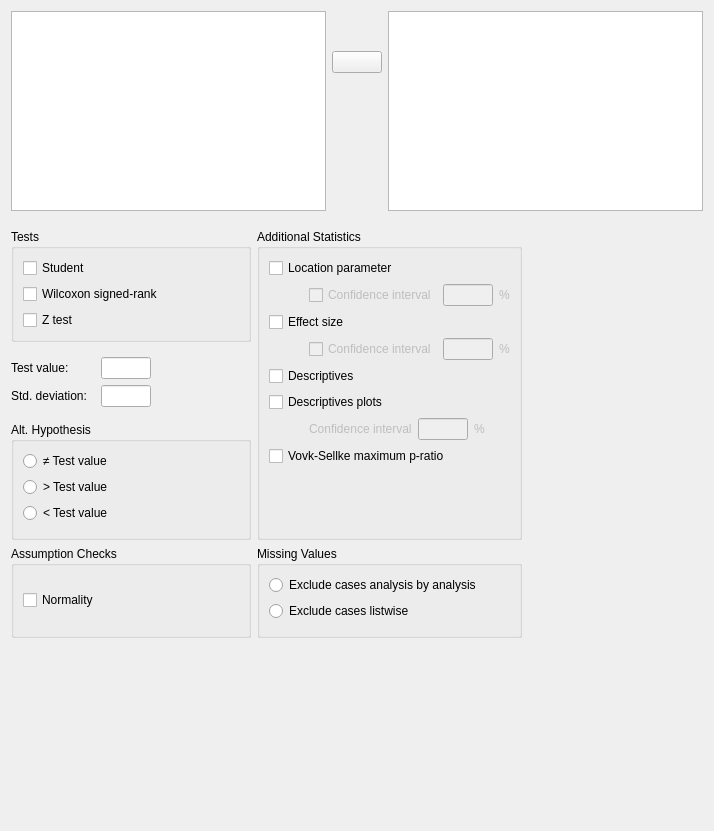
<?xml version="1.0" encoding="UTF-8"?>
<ui version="4.0">
 <class>TTestOneSampleForm</class>
 <widget class="QWidget" name="TTestOneSampleForm">
  <property name="geometry">
   <rect>
    <x>0</x>
    <y>0</y>
    <width>714</width>
    <height>831</height>
   </rect>
  </property>
  <property name="sizePolicy">
   <sizepolicy hsizetype="Fixed" vsizetype="Preferred">
    <horstretch>0</horstretch>
    <verstretch>0</verstretch>
   </sizepolicy>
  </property>
  <property name="windowTitle">
   <string>Form</string>
  </property>
  <layout class="QGridLayout" name="gridLayout_7">
   <property name="verticalSpacing">
    <number>0</number>
   </property>
   <item row="1" column="0">
    <widget class="QWidget" name="widget_3" native="true">
     <property name="sizePolicy">
      <sizepolicy hsizetype="Fixed" vsizetype="Fixed">
       <horstretch>0</horstretch>
       <verstretch>0</verstretch>
      </sizepolicy>
     </property>
     <layout class="QGridLayout" name="gridLayout_2">
      <property name="leftMargin">
       <number>0</number>
      </property>
      <property name="rightMargin">
       <number>0</number>
      </property>
      <property name="bottomMargin">
       <number>0</number>
      </property>
      <item row="0" column="1" rowspan="6">
       <widget class="GroupBox" name="groupBox_7">
        <property name="sizePolicy">
         <sizepolicy hsizetype="Preferred" vsizetype="Preferred">
          <horstretch>0</horstretch>
          <verstretch>0</verstretch>
         </sizepolicy>
        </property>
        <property name="title">
         <string>Additional Statistics</string>
        </property>
        <layout class="QFormLayout" name="formLayout">
         <item row="0" column="0">
          <widget class="BoundCheckBox" name="meanDifference">
           <property name="sizePolicy">
            <sizepolicy hsizetype="Fixed" vsizetype="Fixed">
             <horstretch>0</horstretch>
             <verstretch>0</verstretch>
            </sizepolicy>
           </property>
           <property name="text">
            <string>Location parameter</string>
           </property>
          </widget>
         </item>
         <item row="1" column="0">
          <widget class="QWidget" name="widgetMeanDiffConfidenceInterval" native="true">
           <property name="enabled">
            <bool>false</bool>
           </property>
           <property name="sizePolicy">
            <sizepolicy hsizetype="Fixed" vsizetype="Preferred">
             <horstretch>0</horstretch>
             <verstretch>0</verstretch>
            </sizepolicy>
           </property>
           <layout class="QGridLayout" name="gridLayout_10">
            <property name="leftMargin">
             <number>40</number>
            </property>
            <property name="topMargin">
             <number>0</number>
            </property>
            <property name="rightMargin">
             <number>0</number>
            </property>
            <property name="bottomMargin">
             <number>0</number>
            </property>
            <item row="1" column="3">
             <widget class="QLabel" name="label_9">
              <property name="sizePolicy">
               <sizepolicy hsizetype="Fixed" vsizetype="Fixed">
                <horstretch>0</horstretch>
                <verstretch>0</verstretch>
               </sizepolicy>
              </property>
              <property name="text">
               <string>%</string>
              </property>
             </widget>
            </item>
            <item row="1" column="0">
             <widget class="BoundCheckBox" name="meanDiffConfidenceIntervalCheckbox">
              <property name="text">
               <string>Confidence interval</string>
              </property>
             </widget>
            </item>
            <item row="1" column="2">
             <widget class="BoundTextBox" name="meanDiffConfidenceIntervalPercent">
              <property name="sizePolicy">
               <sizepolicy hsizetype="Fixed" vsizetype="Fixed">
                <horstretch>0</horstretch>
                <verstretch>0</verstretch>
               </sizepolicy>
              </property>
              <property name="minimumSize">
               <size>
                <width>50</width>
                <height>0</height>
               </size>
              </property>
              <property name="maximumSize">
               <size>
                <width>50</width>
                <height>16777215</height>
               </size>
              </property>
             </widget>
            </item>
           </layout>
          </widget>
         </item>
         <item row="2" column="0">
          <widget class="BoundCheckBox" name="effectSize">
           <property name="sizePolicy">
            <sizepolicy hsizetype="Fixed" vsizetype="Fixed">
             <horstretch>0</horstretch>
             <verstretch>0</verstretch>
            </sizepolicy>
           </property>
           <property name="text">
            <string>Effect size</string>
           </property>
          </widget>
         </item>
         <item row="3" column="0">
          <widget class="QWidget" name="widgetEffSizeConfidenceInterval" native="true">
           <property name="enabled">
            <bool>false</bool>
           </property>
           <property name="sizePolicy">
            <sizepolicy hsizetype="Fixed" vsizetype="Preferred">
             <horstretch>0</horstretch>
             <verstretch>0</verstretch>
            </sizepolicy>
           </property>
           <layout class="QGridLayout" name="gridLayout_9">
            <property name="leftMargin">
             <number>40</number>
            </property>
            <property name="topMargin">
             <number>0</number>
            </property>
            <property name="rightMargin">
             <number>0</number>
            </property>
            <property name="bottomMargin">
             <number>0</number>
            </property>
            <item row="0" column="2">
             <widget class="QLabel" name="label_7">
              <property name="sizePolicy">
               <sizepolicy hsizetype="Fixed" vsizetype="Fixed">
                <horstretch>0</horstretch>
                <verstretch>0</verstretch>
               </sizepolicy>
              </property>
              <property name="text">
               <string>%</string>
              </property>
             </widget>
            </item>
            <item row="0" column="1">
             <widget class="BoundTextBox" name="effSizeConfidenceIntervalPercent">
              <property name="sizePolicy">
               <sizepolicy hsizetype="Fixed" vsizetype="Fixed">
                <horstretch>0</horstretch>
                <verstretch>0</verstretch>
               </sizepolicy>
              </property>
              <property name="minimumSize">
               <size>
                <width>50</width>
                <height>0</height>
               </size>
              </property>
              <property name="maximumSize">
               <size>
                <width>50</width>
                <height>16777215</height>
               </size>
              </property>
             </widget>
            </item>
            <item row="0" column="0">
             <widget class="BoundCheckBox" name="effSizeConfidenceIntervalCheckbox">
              <property name="text">
               <string>Confidence interval</string>
              </property>
             </widget>
            </item>
           </layout>
          </widget>
         </item>
         <item row="4" column="0">
          <widget class="BoundCheckBox" name="descriptives">
           <property name="sizePolicy">
            <sizepolicy hsizetype="Fixed" vsizetype="Fixed">
             <horstretch>0</horstretch>
             <verstretch>0</verstretch>
            </sizepolicy>
           </property>
           <property name="text">
            <string>Descriptives</string>
           </property>
          </widget>
         </item>
         <item row="5" column="0">
          <widget class="BoundCheckBox" name="descriptivesPlots">
           <property name="sizePolicy">
            <sizepolicy hsizetype="Fixed" vsizetype="Fixed">
             <horstretch>0</horstretch>
             <verstretch>0</verstretch>
            </sizepolicy>
           </property>
           <property name="text">
            <string>Descriptives plots</string>
           </property>
          </widget>
         </item>
         <item row="6" column="0">
          <widget class="QWidget" name="widgetDescriptivesPlotsConfidenceInterval" native="true">
           <property name="enabled">
            <bool>false</bool>
           </property>
           <property name="sizePolicy">
            <sizepolicy hsizetype="Fixed" vsizetype="Preferred">
             <horstretch>0</horstretch>
             <verstretch>0</verstretch>
            </sizepolicy>
           </property>
           <layout class="QGridLayout" name="gridLayout_4">
            <property name="leftMargin">
             <number>40</number>
            </property>
            <property name="topMargin">
             <number>0</number>
            </property>
            <property name="rightMargin">
             <number>0</number>
            </property>
            <property name="bottomMargin">
             <number>0</number>
            </property>
            <item row="0" column="1">
             <widget class="BoundTextBox" name="descriptivesPlotsConfidenceInterval">
              <property name="sizePolicy">
               <sizepolicy hsizetype="Fixed" vsizetype="Fixed">
                <horstretch>0</horstretch>
                <verstretch>0</verstretch>
               </sizepolicy>
              </property>
              <property name="minimumSize">
               <size>
                <width>50</width>
                <height>0</height>
               </size>
              </property>
              <property name="maximumSize">
               <size>
                <width>50</width>
                <height>16777215</height>
               </size>
              </property>
             </widget>
            </item>
            <item row="0" column="0">
             <widget class="QLabel" name="label_4">
              <property name="sizePolicy">
               <sizepolicy hsizetype="Fixed" vsizetype="Fixed">
                <horstretch>0</horstretch>
                <verstretch>0</verstretch>
               </sizepolicy>
              </property>
              <property name="text">
               <string>Confidence interval</string>
              </property>
             </widget>
            </item>
            <item row="0" column="2">
             <widget class="QLabel" name="label_5">
              <property name="sizePolicy">
               <sizepolicy hsizetype="Fixed" vsizetype="Fixed">
                <horstretch>0</horstretch>
                <verstretch>0</verstretch>
               </sizepolicy>
              </property>
              <property name="text">
               <string>%</string>
              </property>
             </widget>
            </item>
           </layout>
          </widget>
         </item>
         <item row="7" column="0">
          <widget class="BoundCheckBox" name="VovkSellkeMPR">
           <property name="sizePolicy">
            <sizepolicy hsizetype="Fixed" vsizetype="Fixed">
             <horstretch>0</horstretch>
             <verstretch>0</verstretch>
            </sizepolicy>
           </property>
           <property name="text">
            <string>Vovk-Sellke maximum p-ratio</string>
           </property>
          </widget>
         </item>
        </layout>
       </widget>
      </item>
      <item row="6" column="1">
       <widget class="BoundGroupBox" name="missingValues">
        <property name="sizePolicy">
         <sizepolicy hsizetype="Preferred" vsizetype="Preferred">
          <horstretch>0</horstretch>
          <verstretch>0</verstretch>
         </sizepolicy>
        </property>
        <property name="title">
         <string>Missing Values</string>
        </property>
        <property name="flat">
         <bool>false</bool>
        </property>
        <layout class="QGridLayout" name="gridLayout_6">
         <item row="0" column="1">
          <spacer name="horizontalSpacer_5">
           <property name="orientation">
            <enum>Qt::Horizontal</enum>
           </property>
           <property name="sizeHint" stdset="0">
            <size>
             <width>5</width>
             <height>20</height>
            </size>
           </property>
          </spacer>
         </item>
         <item row="0" column="0">
          <widget class="QRadioButton" name="_1excludeAnalysisByAnalysis">
           <property name="sizePolicy">
            <sizepolicy hsizetype="Fixed" vsizetype="Fixed">
             <horstretch>0</horstretch>
             <verstretch>0</verstretch>
            </sizepolicy>
           </property>
           <property name="text">
            <string>Exclude cases analysis by analysis</string>
           </property>
          </widget>
         </item>
         <item row="1" column="0">
          <widget class="QRadioButton" name="_2excludeListwise">
           <property name="sizePolicy">
            <sizepolicy hsizetype="Fixed" vsizetype="Fixed">
             <horstretch>0</horstretch>
             <verstretch>0</verstretch>
            </sizepolicy>
           </property>
           <property name="text">
            <string>Exclude cases listwise</string>
           </property>
          </widget>
         </item>
         <item row="2" column="0">
          <spacer name="verticalSpacer_2">
           <property name="orientation">
            <enum>Qt::Vertical</enum>
           </property>
           <property name="sizeHint" stdset="0">
            <size>
             <width>20</width>
             <height>5</height>
            </size>
           </property>
          </spacer>
         </item>
        </layout>
       </widget>
      </item>
      <item row="3" column="0" rowspan="3">
       <widget class="BoundGroupBox" name="hypothesis">
        <property name="sizePolicy">
         <sizepolicy hsizetype="Preferred" vsizetype="Preferred">
          <horstretch>0</horstretch>
          <verstretch>0</verstretch>
         </sizepolicy>
        </property>
        <property name="title">
         <string>Alt. Hypothesis</string>
        </property>
        <property name="flat">
         <bool>false</bool>
        </property>
        <layout class="QGridLayout" name="gridLayout_5">
         <item row="0" column="1" rowspan="3">
          <spacer name="horizontalSpacer">
           <property name="orientation">
            <enum>Qt::Horizontal</enum>
           </property>
           <property name="sizeType">
            <enum>QSizePolicy::Expanding</enum>
           </property>
           <property name="sizeHint" stdset="0">
            <size>
             <width>5</width>
             <height>20</height>
            </size>
           </property>
          </spacer>
         </item>
         <item row="1" column="0">
          <widget class="QRadioButton" name="_2groupOneGreater">
           <property name="sizePolicy">
            <sizepolicy hsizetype="Fixed" vsizetype="Fixed">
             <horstretch>0</horstretch>
             <verstretch>0</verstretch>
            </sizepolicy>
           </property>
           <property name="text">
            <string>&gt; Test value</string>
           </property>
          </widget>
         </item>
         <item row="0" column="0">
          <widget class="QRadioButton" name="_1notEqual">
           <property name="sizePolicy">
            <sizepolicy hsizetype="Fixed" vsizetype="Fixed">
             <horstretch>0</horstretch>
             <verstretch>0</verstretch>
            </sizepolicy>
           </property>
           <property name="text">
            <string>≠ Test value</string>
           </property>
          </widget>
         </item>
         <item row="2" column="0">
          <widget class="QRadioButton" name="_3groupTwoGreater">
           <property name="sizePolicy">
            <sizepolicy hsizetype="Fixed" vsizetype="Fixed">
             <horstretch>0</horstretch>
             <verstretch>0</verstretch>
            </sizepolicy>
           </property>
           <property name="text">
            <string>&lt; Test value</string>
           </property>
          </widget>
         </item>
         <item row="3" column="0">
          <spacer name="verticalSpacer">
           <property name="orientation">
            <enum>Qt::Vertical</enum>
           </property>
           <property name="sizeHint" stdset="0">
            <size>
             <width>20</width>
             <height>5</height>
            </size>
           </property>
          </spacer>
         </item>
        </layout>
       </widget>
      </item>
      <item row="0" column="0" rowspan="2">
       <widget class="GroupBox" name="tests">
        <property name="sizePolicy">
         <sizepolicy hsizetype="Preferred" vsizetype="Preferred">
          <horstretch>0</horstretch>
          <verstretch>0</verstretch>
         </sizepolicy>
        </property>
        <property name="title">
         <string>Tests</string>
        </property>
        <layout class="QGridLayout" name="gridLayout_11">
         <item row="0" column="1" rowspan="2">
          <spacer name="horizontalSpacer_4">
           <property name="orientation">
            <enum>Qt::Horizontal</enum>
           </property>
           <property name="sizeType">
            <enum>QSizePolicy::Expanding</enum>
           </property>
           <property name="sizeHint" stdset="0">
            <size>
             <width>5</width>
             <height>20</height>
            </size>
           </property>
          </spacer>
         </item>
         <item row="0" column="0">
          <widget class="BoundCheckBox" name="students">
           <property name="sizePolicy">
            <sizepolicy hsizetype="Fixed" vsizetype="Fixed">
             <horstretch>0</horstretch>
             <verstretch>0</verstretch>
            </sizepolicy>
           </property>
           <property name="text">
            <string>Student</string>
           </property>
          </widget>
         </item>
         <item row="1" column="0">
          <widget class="BoundCheckBox" name="mannWhitneyU">
           <property name="sizePolicy">
            <sizepolicy hsizetype="Fixed" vsizetype="Fixed">
             <horstretch>0</horstretch>
             <verstretch>0</verstretch>
            </sizepolicy>
           </property>
           <property name="text">
            <string>Wilcoxon signed-rank</string>
           </property>
          </widget>
         </item>
         <item row="2" column="0">
          <widget class="BoundCheckBox" name="zTest">
           <property name="sizePolicy">
            <sizepolicy hsizetype="Fixed" vsizetype="Fixed">
             <horstretch>0</horstretch>
             <verstretch>0</verstretch>
            </sizepolicy>
           </property>
           <property name="text">
            <string>Z test</string>
           </property>
          </widget>
         </item>
        </layout>
       </widget>
      </item>
      <item row="6" column="0">
       <widget class="GroupBox" name="groupBox">
        <property name="sizePolicy">
         <sizepolicy hsizetype="Preferred" vsizetype="Preferred">
          <horstretch>0</horstretch>
          <verstretch>0</verstretch>
         </sizepolicy>
        </property>
        <property name="title">
         <string>Assumption Checks</string>
        </property>
        <layout class="QGridLayout" name="gridLayout_12">
         <item row="0" column="0">
          <widget class="BoundCheckBox" name="normalityTests">
           <property name="sizePolicy">
            <sizepolicy hsizetype="Fixed" vsizetype="Fixed">
             <horstretch>0</horstretch>
             <verstretch>0</verstretch>
            </sizepolicy>
           </property>
           <property name="text">
            <string>Normality</string>
           </property>
          </widget>
         </item>
         <item row="0" column="1">
          <spacer name="horizontalSpacer_3">
           <property name="orientation">
            <enum>Qt::Horizontal</enum>
           </property>
           <property name="sizeType">
            <enum>QSizePolicy::Expanding</enum>
           </property>
           <property name="sizeHint" stdset="0">
            <size>
             <width>5</width>
             <height>20</height>
            </size>
           </property>
          </spacer>
         </item>
        </layout>
       </widget>
      </item>
      <item row="2" column="0">
       <widget class="QWidget" name="widget_5" native="true">
        <property name="sizePolicy">
         <sizepolicy hsizetype="Preferred" vsizetype="Preferred">
          <horstretch>0</horstretch>
          <verstretch>0</verstretch>
         </sizepolicy>
        </property>
        <property name="minimumSize">
         <size>
          <width>240</width>
          <height>0</height>
         </size>
        </property>
        <layout class="QGridLayout" name="gridLayout">
         <property name="leftMargin">
          <number>0</number>
         </property>
         <item row="1" column="2">
          <spacer name="horizontalSpacer_6">
           <property name="orientation">
            <enum>Qt::Horizontal</enum>
           </property>
           <property name="sizeType">
            <enum>QSizePolicy::Expanding</enum>
           </property>
           <property name="sizeHint" stdset="0">
            <size>
             <width>5</width>
             <height>20</height>
            </size>
           </property>
          </spacer>
         </item>
         <item row="0" column="2">
          <spacer name="horizontalSpacer_2">
           <property name="orientation">
            <enum>Qt::Horizontal</enum>
           </property>
           <property name="sizeType">
            <enum>QSizePolicy::Expanding</enum>
           </property>
           <property name="sizeHint" stdset="0">
            <size>
             <width>5</width>
             <height>20</height>
            </size>
           </property>
          </spacer>
         </item>
         <item row="0" column="1">
          <widget class="BoundTextBox" name="testValue">
           <property name="sizePolicy">
            <sizepolicy hsizetype="Fixed" vsizetype="Fixed">
             <horstretch>0</horstretch>
             <verstretch>0</verstretch>
            </sizepolicy>
           </property>
           <property name="minimumSize">
            <size>
             <width>50</width>
             <height>0</height>
            </size>
           </property>
           <property name="maximumSize">
            <size>
             <width>50</width>
             <height>16777215</height>
            </size>
           </property>
          </widget>
         </item>
         <item row="0" column="0">
          <widget class="QLabel" name="label_3">
           <property name="sizePolicy">
            <sizepolicy hsizetype="Fixed" vsizetype="Fixed">
             <horstretch>0</horstretch>
             <verstretch>0</verstretch>
            </sizepolicy>
           </property>
           <property name="text">
            <string>Test value:        </string>
           </property>
          </widget>
         </item>
         <item row="1" column="0">
          <widget class="QLabel" name="label_6">
           <property name="enabled">
            <bool>true</bool>
           </property>
           <property name="sizePolicy">
            <sizepolicy hsizetype="Fixed" vsizetype="Fixed">
             <horstretch>0</horstretch>
             <verstretch>0</verstretch>
            </sizepolicy>
           </property>
           <property name="visible">
            <bool>false</bool>
           </property>
           <property name="text">
            <string>Std. deviation:  </string>
           </property>
          </widget>
         </item>
         <item row="1" column="1">
          <widget class="BoundTextBox" name="stddev">
           <property name="enabled">
            <bool>true</bool>
           </property>
           <property name="sizePolicy">
            <sizepolicy hsizetype="Fixed" vsizetype="Fixed">
             <horstretch>0</horstretch>
             <verstretch>0</verstretch>
            </sizepolicy>
           </property>
           <property name="minimumSize">
            <size>
             <width>50</width>
             <height>0</height>
            </size>
           </property>
           <property name="maximumSize">
            <size>
             <width>50</width>
             <height>16777215</height>
            </size>
           </property>
           <property name="visible">
            <bool>false</bool>
           </property>
          </widget>
         </item>
        </layout>
       </widget>
      </item>
     </layout>
    </widget>
   </item>
   <item row="2" column="0">
    <spacer name="verticalSpacer_5">
     <property name="orientation">
      <enum>Qt::Vertical</enum>
     </property>
     <property name="sizeHint" stdset="0">
      <size>
       <width>20</width>
       <height>40</height>
      </size>
     </property>
    </spacer>
   </item>
   <item row="0" column="0">
    <widget class="QWidget" name="topWidget" native="true">
     <property name="sizePolicy">
      <sizepolicy hsizetype="Expanding" vsizetype="Fixed">
       <horstretch>0</horstretch>
       <verstretch>0</verstretch>
      </sizepolicy>
     </property>
     <property name="minimumSize">
      <size>
       <width>0</width>
       <height>0</height>
      </size>
     </property>
     <layout class="QGridLayout" name="gridLayout_8">
      <property name="leftMargin">
       <number>0</number>
      </property>
      <property name="topMargin">
       <number>0</number>
      </property>
      <property name="rightMargin">
       <number>0</number>
      </property>
      <property name="verticalSpacing">
       <number>0</number>
      </property>
      <item row="2" column="1">
       <spacer name="verticalSpacer_4">
        <property name="orientation">
         <enum>Qt::Vertical</enum>
        </property>
        <property name="sizeHint" stdset="0">
         <size>
          <width>20</width>
          <height>40</height>
         </size>
        </property>
       </spacer>
      </item>
      <item row="0" column="0" rowspan="3">
       <widget class="AvailableFieldsListView" name="listAvailableFields">
        <property name="sizePolicy">
         <sizepolicy hsizetype="Preferred" vsizetype="Fixed">
          <horstretch>0</horstretch>
          <verstretch>0</verstretch>
         </sizepolicy>
        </property>
        <property name="minimumSize">
         <size>
          <width>0</width>
          <height>200</height>
         </size>
        </property>
        <property name="maximumSize">
         <size>
          <width>16777215</width>
          <height>200</height>
         </size>
        </property>
        <property name="selectionMode">
         <enum>QAbstractItemView::ExtendedSelection</enum>
        </property>
       </widget>
      </item>
      <item row="0" column="2" rowspan="3">
       <widget class="BoundListView" name="variables">
        <property name="sizePolicy">
         <sizepolicy hsizetype="Preferred" vsizetype="Fixed">
          <horstretch>0</horstretch>
          <verstretch>0</verstretch>
         </sizepolicy>
        </property>
        <property name="minimumSize">
         <size>
          <width>0</width>
          <height>200</height>
         </size>
        </property>
        <property name="maximumSize">
         <size>
          <width>16777215</width>
          <height>200</height>
         </size>
        </property>
        <property name="selectionMode">
         <enum>QAbstractItemView::ExtendedSelection</enum>
        </property>
       </widget>
      </item>
      <item row="1" column="1">
       <widget class="AssignButton" name="buttonAssign_main_fields">
        <property name="sizePolicy">
         <sizepolicy hsizetype="Fixed" vsizetype="Fixed">
          <horstretch>0</horstretch>
          <verstretch>0</verstretch>
         </sizepolicy>
        </property>
        <property name="minimumSize">
         <size>
          <width>50</width>
          <height>0</height>
         </size>
        </property>
        <property name="maximumSize">
         <size>
          <width>50</width>
          <height>16777215</height>
         </size>
        </property>
        <property name="text">
         <string/>
        </property>
       </widget>
      </item>
      <item row="0" column="1">
       <spacer name="verticalSpacer_3">
        <property name="orientation">
         <enum>Qt::Vertical</enum>
        </property>
        <property name="sizeType">
         <enum>QSizePolicy::Fixed</enum>
        </property>
        <property name="sizeHint" stdset="0">
         <size>
          <width>20</width>
          <height>40</height>
         </size>
        </property>
       </spacer>
      </item>
     </layout>
    </widget>
   </item>
  </layout>
 </widget>
 <customwidgets>
  <customwidget>
   <class>AssignButton</class>
   <extends>QPushButton</extends>
   <header>widgets/assignbutton.h</header>
  </customwidget>
  <customwidget>
   <class>AvailableFieldsListView</class>
   <extends>QListView</extends>
   <header>widgets/availablefieldslistview.h</header>
  </customwidget>
  <customwidget>
   <class>BoundTextBox</class>
   <extends>QLineEdit</extends>
   <header>widgets/boundtextbox.h</header>
  </customwidget>
  <customwidget>
   <class>BoundGroupBox</class>
   <extends>QGroupBox</extends>
   <header>widgets/boundgroupbox.h</header>
   <container>1</container>
  </customwidget>
  <customwidget>
   <class>BoundCheckBox</class>
   <extends>QCheckBox</extends>
   <header>widgets/boundcheckbox.h</header>
  </customwidget>
  <customwidget>
   <class>BoundListView</class>
   <extends>QListView</extends>
   <header>widgets/boundlistview.h</header>
  </customwidget>
  <customwidget>
   <class>GroupBox</class>
   <extends>QGroupBox</extends>
   <header>widgets/groupbox.h</header>
   <container>1</container>
  </customwidget>
 </customwidgets>
 <tabstops>
  <tabstop>listAvailableFields</tabstop>
  <tabstop>buttonAssign_main_fields</tabstop>
  <tabstop>variables</tabstop>
  <tabstop>students</tabstop>
  <tabstop>mannWhitneyU</tabstop>
  <tabstop>testValue</tabstop>
  <tabstop>_1notEqual</tabstop>
  <tabstop>_2groupOneGreater</tabstop>
  <tabstop>_3groupTwoGreater</tabstop>
  <tabstop>meanDifference</tabstop>
  <tabstop>effectSize</tabstop>
  <tabstop>descriptives</tabstop>
  <tabstop>descriptivesPlots</tabstop>
  <tabstop>descriptivesPlotsConfidenceInterval</tabstop>
  <tabstop>VovkSellkeMPR</tabstop>
  <tabstop>normalityTests</tabstop>
  <tabstop>_1excludeAnalysisByAnalysis</tabstop>
  <tabstop>_2excludeListwise</tabstop>
 </tabstops>
 <resources/>
 <connections>
  <connection>
   <sender>meanDifference</sender>
   <signal>toggled(bool)</signal>
   <receiver>widgetMeanDiffConfidenceInterval</receiver>
   <slot>setEnabled(bool)</slot>
   <hints>
    <hint type="sourcelabel">
     <x>346</x>
     <y>263</y>
    </hint>
    <hint type="destinationlabel">
     <x>417</x>
     <y>294</y>
    </hint>
   </hints>
  </connection>
  <connection>
   <sender>effectSize</sender>
   <signal>toggled(bool)</signal>
   <receiver>widgetEffSizeConfidenceInterval</receiver>
   <slot>setEnabled(bool)</slot>
   <hints>
    <hint type="sourcelabel">
     <x>324</x>
     <y>326</y>
    </hint>
    <hint type="destinationlabel">
     <x>417</x>
     <y>357</y>
    </hint>
   </hints>
  </connection>
  <connection>
   <sender>zTest</sender>
   <signal>clicked(bool)</signal>
   <receiver>label_6</receiver>
   <slot>setVisible(bool)</slot>
   <hints>
    <hint type="sourcelabel">
     <x>52</x>
     <y>324</y>
    </hint>
    <hint type="destinationlabel">
     <x>63</x>
     <y>412</y>
    </hint>
   </hints>
  </connection>
  <connection>
   <sender>zTest</sender>
   <signal>clicked(bool)</signal>
   <receiver>stddev</receiver>
   <slot>setVisible(bool)</slot>
   <hints>
    <hint type="sourcelabel">
     <x>52</x>
     <y>324</y>
    </hint>
    <hint type="destinationlabel">
     <x>163</x>
     <y>415</y>
    </hint>
   </hints>
  </connection>
 </connections>
</ui>
